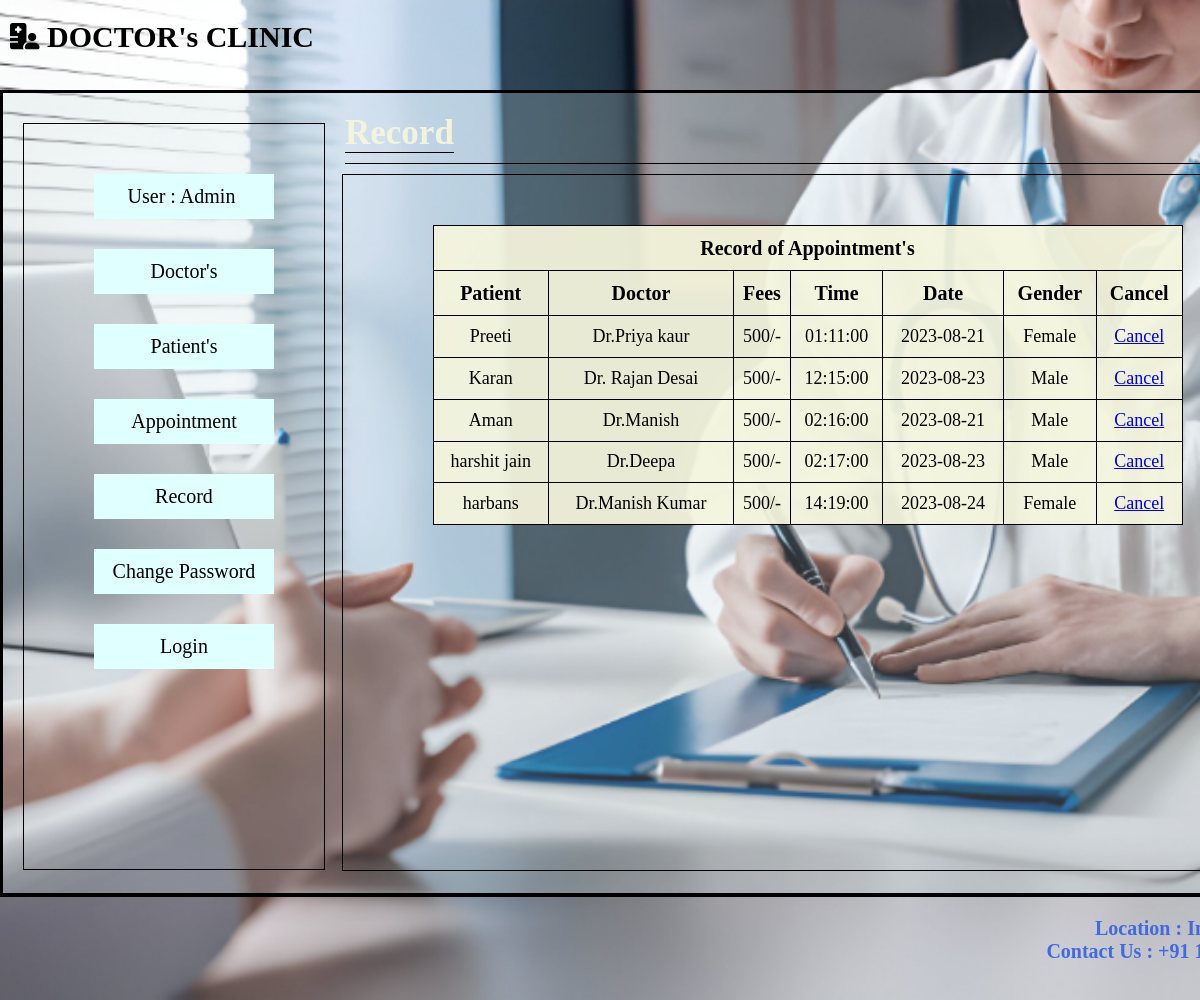
Page /schedule.php on the committed database.
### tables this page shows
CREATE TABLE `app` (
  `dname` varchar(255) NOT NULL,
  `fee` varchar(255) NOT NULL,
  `pname` varchar(255) NOT NULL,
  `time` time NOT NULL,
  `date` date NOT NULL,
  `id` int(11) NOT NULL,
  `pid` int(11) NOT NULL
);

CREATE TABLE `patient` (
  `pid` int(11) NOT NULL,
  `pname` varchar(255) NOT NULL,
  `age` varchar(11) NOT NULL,
  `height` varchar(255) NOT NULL,
  `weight` varchar(255) NOT NULL,
  `gender` varchar(255) NOT NULL,
  `email` varchar(255) NOT NULL
);

### schedule.php (the view, shortened to what this page needs)
<?php	session_start();
	Include('common/connect.php');
?>
<html>
	<head>
		<link rel="stylesheet" href="css/style.css"/>
	</head>
	<body>
	<?php include('common/header.php')?>
			<div class="right">
				<div class="head">
					<span><b id="about">Record</b></span>
				</div>
				<div class="enter">
					<form class="form">
					     <table id="table1">
							<tr>
								<th colspan="7">Record of Appointment's </th>
							</tr>
							<tr>
								<th>Patient</th>
								<th>Doctor</th>
								<th>Fees</th>
								<th>Time</th>
								<th>Date</th>
								<th>Gender</th>
								<th>Cancel</th>
							</tr>
							<?php
								$query="select a.*,p.gender from app a ,patient p where  a.pname=p.pname";
								$result=mysqli_query($connect,$query);
								while($row=mysqli_fetch_assoc($result))
								{
									?>
							<tr>
								<td><?php  echo $row['pname']?></td>
								<td><?php  echo $row['dname']?></td>
								<td><?php  echo $row['fee']?></td>
								<td><?php  echo $row['time']?></td>
								<td><?php  echo $row['date']?></td>
								<td><?php  echo $row['gender']?></td>
								<td><a href="app.php?did=<?php  echo $row['id']?>">Cancel</a></td>
							</tr>
							<?php
								}
								?>
						</table>
					</form>
				</div>
			</div>
		</div>
		<?php Include('common/footer.php'); ?>
	</body>
</html>

### css/style.css (style rules this page uses)
body,html { margin:0px; padding:0px; }
.right { height:780px; width:945px; float:left; margin:10px; }
.head { width:930px; height:50px; border-bottom:1px solid black; padding-top:10px; margin-left:10px; }
.enter { height:695px; width:930px; border:1px solid black; margin:auto; margin-top:10px; }
.form { margin:10px; }
.form td { font-size:18px; }
.form th { font-size:25px; }
#table1 { height:300px; width:750px; border-collapse:collapse; margin:auto; margin-top:50px; background-color:#f5f5dced ; }
#table1 th { border:1px solid black; text-align:center; font-size:20px; }
#table1 td { border:1px solid black; text-align:center; }
#about { font-family:garamond; font-size:35px; font-weight:bold; color:#f5f5dced; padding-top:10px; border-bottom:1px solid black; }

### rows in the picture
app: pname "Preeti", dname "Dr.Priya kaur", fee "500/-", time "01:11:00", date "2023-08-21", pid.gender "Female"
app: pname "Karan", dname "Dr. Rajan Desai", fee "500/-", time "12:15:00", date "2023-08-23", pid.gender "Male"
app: pname "Aman", dname "Dr.Manish", fee "500/-", time "02:16:00", date "2023-08-21", pid.gender "Male"
app: pname "harshit jain", dname "Dr.Deepa", fee "500/-", time "02:17:00", date "2023-08-23", pid.gender "Male"
app: pname "harbans", dname "Dr.Manish Kumar", fee "500/-", time "14:19:00", date "2023-08-24", pid.gender "Female"
